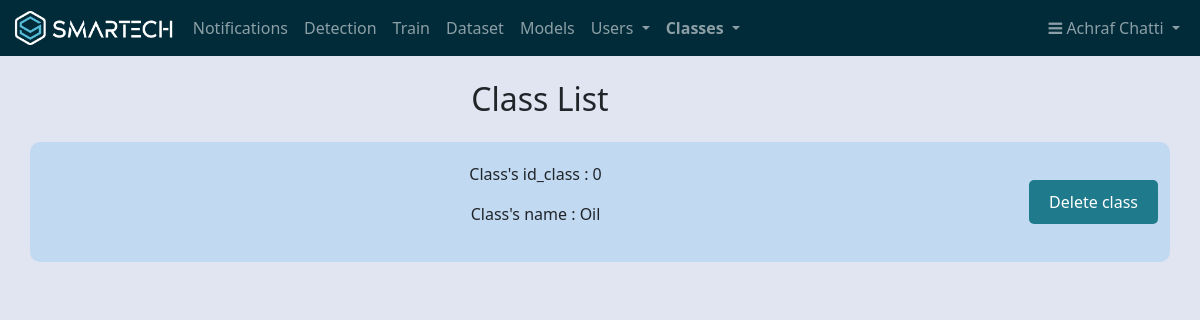
Page /classes (signed in) on the committed database.
### app.py (models this page shows, shortened)
class Users(db.Model, UserMixin):
    id = db.Column(db.Integer, unique=True, nullable=False, primary_key=True)
    name = db.Column(db.String(80), nullable=False)
    username = db.Column(db.String(80), unique=True, nullable=False)
    password_hashed = db.Column(db.String(128), nullable=False)
    role = db.Column(db.String(10), nullable=False)
    @property
    def password(self):
        raise AttributeError('Password is not a readable attribute !')

class Classes(db.Model):
    __tablename__ = 'Classes'
    id = db.Column(db.Integer, primary_key=True)
    id_class = db.Column(db.Integer)
    name = db.Column(db.String(100), nullable=False)

### app.py (the view)
@app.route('/classes', methods=['GET'])
@login_required
def classes():
    class_list = Classes.query.all()
    Admin = current_user.role
    if Admin == "Admin":
        return render_template('classes.html', classes=class_list)
    else:
        flash("sorry you must be an Admin to access this page")
        return redirect(url_for('dashboard'))

### app.py (called while the page is built)
@login_manager.user_loader
def load_user(user_id):
	return Users.query.get(int(user_id))

### templates/classes.html (shortened to what this page needs)
<!DOCTYPE html>
<html>
  <head>
    <link rel="stylesheet" type="text/css" href="{{ url_for('static', filename='css/style2.css') }}">
    </head>
    <body>
    {% extends 'base.html' %}
    {% block content %}
    <div class="containermain">
      <h2 class="centered-heading">Class List</h2>
      {% for class in classes %}
        <div class="container">
          <div class="text">
            <p> Class's id_class : {{ class.id_class }} </p>
            <p> Class's name : {{ class.name }} </p>
          </div>
            <div>
              <form action="{{ url_for('delete_class', class_idd=class.id) }}" method="post" onsubmit="return confirm('Are you sure you want to delete the class : {{ class.name }}?');">
                  <button type="submit">Delete class</button>
              </form>
            </div>
        </div>
        {% endfor %}
      </div>
  {% endblock %}

### templates/navbar.html (shortened to what this page needs)
<head>
  <link rel="stylesheet" href="https://cdnjs.cloudflare.com/ajax/libs/font-awesome/4.7.0/css/font-awesome.min.css">
</head>
<nav class="navbar navbar-expand-lg navbar-dark  " style="background-color:#022B3A">
    <div class="container-fluid">
      <img src="/static/images/White_Blue.png" alt="Smartech Logo" style="height: 40px; margin-right: 10px;">
      <div class="collapse navbar-collapse" id="navbarSupportedContent">
        <ul class="navbar-nav me-auto mb-2 mb-lg-0">
          {% if current_user.role == "Admin" or current_user.role == "User" %}
          <li class="nav-item {% if request.path == url_for('notifications') %}active{% endif %}"><a class="nav-link" href="{{ url_for('notifications') }}">Notifications</a></li>
          <li class="nav-item {% if request.path == url_for('dashboard') %}active{% endif %}"><a class="nav-link" href="{{ url_for('dashboard') }}">Detection</a></li>
          {% endif %}
          {% if current_user.role == "Admin" %}
          <li class="nav-item {% if request.path == url_for('train') %}active{% endif %}"><a class="nav-link" href="{{ url_for('train') }}">Train</a></li>
          <li class="nav-item {% if request.path == url_for('dataset') %}active{% endif %}"><a class="nav-link" href="{{ url_for('dataset') }}">Dataset</a></li>
          <li class="nav-item {% if request.path == url_for('models') %}active{% endif %}"><a class="nav-link" href="{{ url_for('models') }}">Models</a></li>
          <li class="nav-item dropdown  {% if request.path == url_for('users') or request.path == url_for('addUserH') %}active{% endif %}">
            <a class="nav-link dropdown-toggle" href="#" id="navbarDarkDropdownMenuLink" role="button" data-bs-toggle="dropdown" aria-expanded="false">
              Users
            </a>
          </li>
          <li class="nav-item dropdown  {% if request.path == url_for('classes') or request.path == url_for('addClass') %}active{% endif %}">
            <a class="nav-link dropdown-toggle" href="#" id="navbarDarkDropdownMenuLink" role="button" data-bs-toggle="dropdown" aria-expanded="false">
              Classes
            </a>
          </li>
          {% endif %}
        </ul>
        {% if current_user.role == "Admin" or current_user.role == "User" %}
          <ul class="navbar-nav">
            <li class="nav-item dropdown">
              <a class="nav-link dropdown-toggle" href="#" id="navbarDarkDropdownMenuLink" role="button" data-bs-toggle="dropdown" aria-expanded="false">
                <i class="fa fa-bars" ></i> {{ current_user.name }}
              </a>
            </li>
          </ul>
          {% endif %}
        </div>
      </div>
  </nav>

### static/css/style2.css (style rules this page uses)
.container { width: 80%; margin: auto; text-align: center; background-color: #c1d9f1; padding: 20px; border-radius: 10px; }
form { display: inline-block; }
button[type="submit"] { background-color: #1F7A8C; color: white; padding: 10px 20px; border: none; border-radius: 5px; cursor: pointer; }

### templates/classes.html (style rules this page uses)
.containermain { text-align: center; align-items: center; margin-bottom: 2%; }
.centered-heading { margin-top: 2%; margin-bottom: 2%; margin-right: 10%; display: inline-block; }
.container { display: flex; align-items: center; text-align: center; margin-bottom: 2%; }
.text { flex-grow: 1; }

### templates/navbar.html (style rules this page uses)
.navbar-nav .active a { color: #ffffff; font-weight: bold; }

### rows in the picture
Users: name "Achraf Chatti"
Classes: id_class "0", name "Oil"
